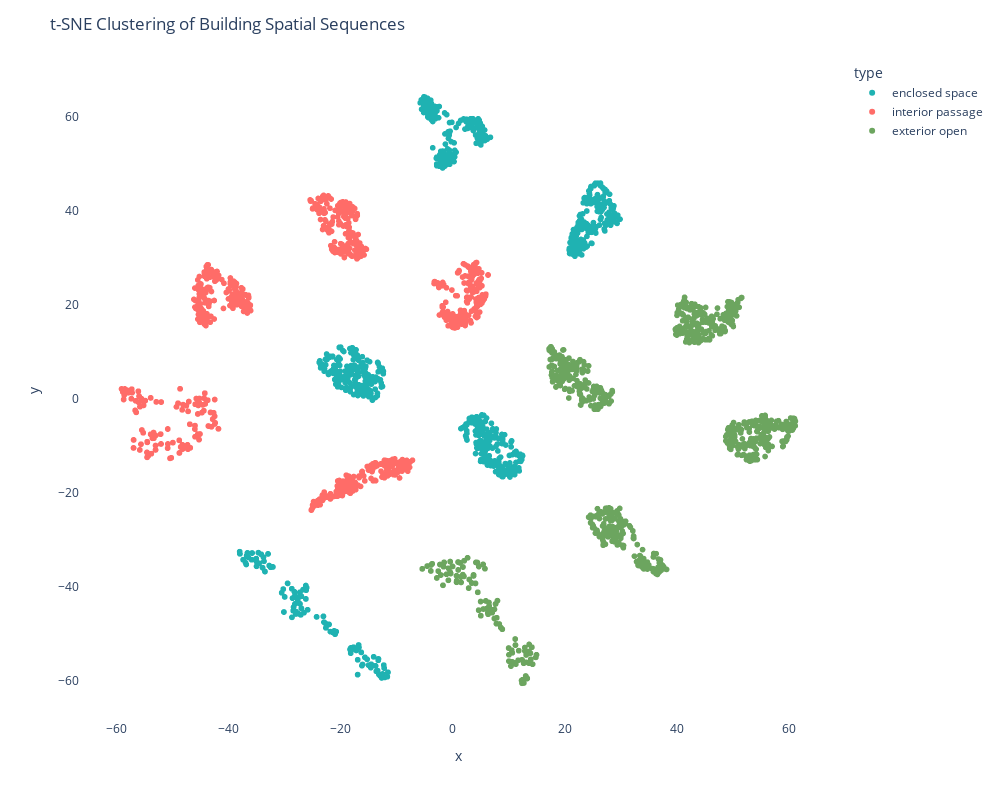

Notebook source saved alongside this figure:
### Markdown cell above
# TSNE

### Code cell
from sklearn.manifold import TSNE
import pandas as pd
import plotly.express as px

colors = {
    "enclosed space": "#1fb2b2",
    "interior passage": "#ff6c68",
    "exterior open": "#6ca55f",
}
# Prepare data for tSNE
# Extract features and labels for t-SNE
features = np.array([item["feature"] for item in data])
building_types = [f"{item['bldg']}_{item['type']}" for item in data]
types = [item["type"] for item in data]

# Convert to numpy array
features = np.array(features).reshape(-1, 256)
# Apply t-SNE
tsne = TSNE(n_components=2, random_state=22, perplexity=45)
tsne_results = tsne.fit_transform(features)


# Create a DataFrame for the t-SNE results
df_tsne = pd.DataFrame(
    {
        "x": tsne_results[:, 0],
        "y": tsne_results[:, 1],
        "building_type": building_types,
        "type": types,
    }
)

# Create the figure using Plotly
fig = px.scatter(
    df_tsne,
    x="x",
    y="y",
    color="type",  # Use building_type as color
    labels={"color": "Building Type"},  # Rename legend title
    hover_name="building_type",  # Show building_type on hover
    color_discrete_map=colors,
)

# Update the layout to adjust the aspect ratio and remove legend title
fig.update_layout(
    width=1000,
    height=800,
    title="t-SNE Clustering of Building Spatial Sequences",
    plot_bgcolor="white",  # Set plot background to white
    xaxis=dict(showgrid=False),  # Remove x-axis grid lines
    yaxis=dict(showgrid=False),  # Remove y-axis grid lines
    xaxis_showticklabels=True,  # Optional: Display x-axis tick labels
    yaxis_showticklabels=True,  # Optional: Display y-axis tick labels
)
# Show the figure
fig.show()

### Figure 1 — Plotly figure (JSON) as saved in the notebook; plotly's stock layout.template omitted (floating-point values rounded to 4 significant figures; data arrays with more than 128 entries replaced by an {"elided": "..."} marker saying what was removed)
{"data": [{"hovertemplate": "<b>%{hovertext}</b><br><br>type=enclosed space<br>x=%{x}<br>y=%{y}<extra></extra>", "hovertext": {"elided": "1100 str values"}, "legendgroup": "enclosed space", "marker": {"color": "#1fb2b2", "symbol": "circle"}, "mode": "markers", "name": "enclosed space", "showlegend": true, "type": "scattergl", "x": {"elided": "1100 float values"}, "xaxis": "x", "y": {"elided": "1100 float values"}, "yaxis": "y"}, {"hovertemplate": "<b>%{hovertext}</b><br><br>type=interior passage<br>x=%{x}<br>y=%{y}<extra></extra>", "hovertext": {"elided": "1100 str values"}, "legendgroup": "interior passage", "marker": {"color": "#ff6c68", "symbol": "circle"}, "mode": "markers", "name": "interior passage", "showlegend": true, "type": "scattergl", "x": {"elided": "1100 float values"}, "xaxis": "x", "y": {"elided": "1100 float values"}, "yaxis": "y"}, {"hovertemplate": "<b>%{hovertext}</b><br><br>type=exterior open<br>x=%{x}<br>y=%{y}<extra></extra>", "hovertext": {"elided": "1100 str values"}, "legendgroup": "exterior open", "marker": {"color": "#6ca55f", "symbol": "circle"}, "mode": "markers", "name": "exterior open", "showlegend": true, "type": "scattergl", "x": {"elided": "1100 float values"}, "xaxis": "x", "y": {"elided": "1100 float values"}, "yaxis": "y"}], "layout": {"height": 800, "legend": {"title": {"text": "type"}, "tracegroupgap": 0}, "margin": {"t": 60}, "plot_bgcolor": "white", "title": {"text": "t-SNE Clustering of Building Spatial Sequences"}, "width": 1000, "xaxis": {"anchor": "y", "domain": [0, 1], "showgrid": false, "showticklabels": true, "title": {"text": "x"}}, "yaxis": {"anchor": "x", "domain": [0, 1], "showgrid": false, "showticklabels": true, "title": {"text": "y"}}}}
